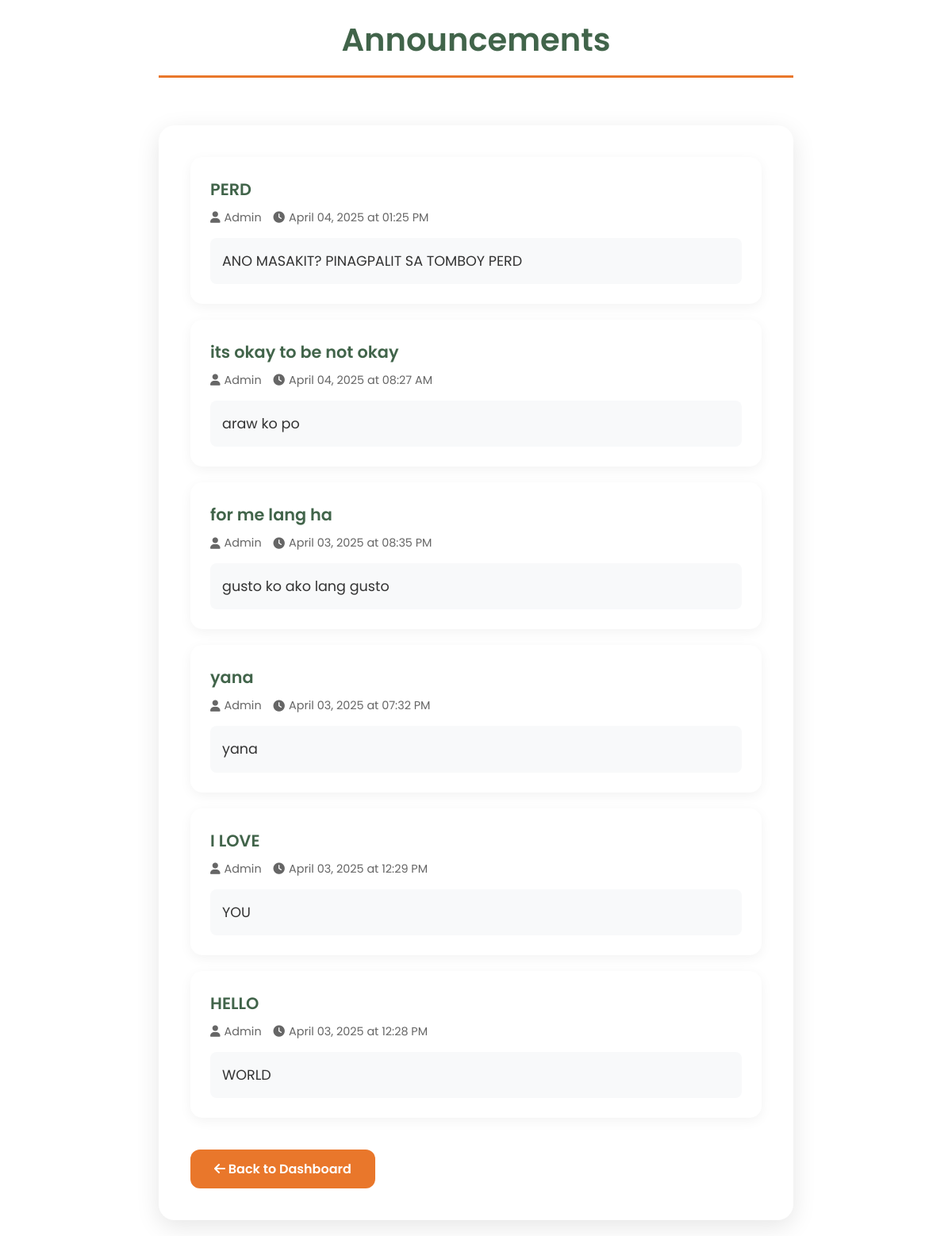
Screenshot of /announcement with the database file from the repository.
### tables this page shows
CREATE TABLE announcements (
            id INTEGER PRIMARY KEY AUTOINCREMENT,
            title TEXT NOT NULL,
            content TEXT NOT NULL,
            admin TEXT NOT NULL,
            message TEXT NOT NULL,
            date_posted DATETIME NOT NULL,
            created_at DATETIME DEFAULT CURRENT_TIMESTAMP
        );

### app.py (the view)
@app.route('/announcement')
def announcement():
    with sqlite3.connect('users.db') as conn:
        cursor = conn.cursor()
        cursor.execute('SELECT title, admin, message, date_posted FROM announcements ORDER BY date_posted DESC')
        announcements = cursor.fetchall()
    return render_template('announcement.html', announcements=announcements)

### app.py (called while the page is built)
@app.template_filter('datetime')
def format_datetime(value):
    if not value:
        return ''
    dt = datetime.strptime(value, '%Y-%m-%d %H:%M:%S')
    return dt.strftime('%B %d, %Y at %I:%M %p')

### templates/announcement.html (shortened to what this page needs)
<!DOCTYPE html>
<html lang="en">
<head>
    <link rel="stylesheet" href="https://cdnjs.cloudflare.com/ajax/libs/font-awesome/6.0.0/css/all.min.css">
</head>
<body>
    <div class="content">
        <div class="header">Announcements</div>
    </div>
    <div class="container">
        {% if announcements %}
            {% for announcement in announcements %}
                <div class="announcement-item">
                    <strong>{{ announcement[0] }}</strong>
                    <div class="announcement-meta">
                        <div class="admin">
                            <i class="fas fa-user"></i>
                            {{ announcement[1] }}
                        </div>
                        <div class="time">
                            <i class="fas fa-clock"></i>
                            {{ announcement[3]|datetime }}
                        </div>
                    </div>
                    <p>{{ announcement[2] }}</p>
                </div>
            {% endfor %}
        {% else %}
            <div class="no-announcements">
                No announcements yet.
            </div>
        {% endif %}
        <a href="{{ url_for('student_dashboard') }}" class="back-button">
            <i class="fas fa-arrow-left"></i>
            Back to Dashboard
        </a>
    </div>
</body>
</html>

### templates/announcement.html (style rules this page uses)
* { margin: 0; padding: 0; box-sizing: border-box; font-family: 'Poppins', sans-serif; }
body { background: #ffffff; min-height: 100vh; display: flex; flex-direction: column; align-items: center; padding: 20px; }
.content { width: 100%; max-width: 800px; margin-bottom: 30px; }
.header { color: #41644A; font-size: 2.5em; font-weight: 600; text-align: center; margin-bottom: 30px; padding-bottom: 15px; border-bottom: 3px solid #E9772B; }
.container { background: #ffffff; padding: 40px; border-radius: 20px; box-shadow: 0 8px 30px rgba(0, 0, 0, 0.1); width: 100%; max-width: 800px; animation: fadeIn 0.5s ease; }
.announcement-item { background: white; padding: 25px; border-radius: 15px; margin-bottom: 20px; box-shadow: 0 4px 15px rgba(0, 0, 0, 0.05); transition: transform 0.3s ease; }
.announcement-item strong { display: block; color: #41644A; font-size: 1.3em; margin-bottom: 10px; font-weight: 600; }
.announcement-meta { display: flex; align-items: center; gap: 15px; margin-bottom: 15px; color: #666; font-size: 0.9em; }
.announcement-meta .admin { display: flex; align-items: center; gap: 5px; }
.announcement-meta .time { display: flex; align-items: center; gap: 5px; }
.announcement-item p { color: #333; line-height: 1.6; font-size: 1.1em; background: #f8f9fa; padding: 15px; border-radius: 8px; }
.back-button { display: inline-block; padding: 12px 30px; background: #E9772B; color: white; text-decoration: none; border-radius: 12px; font-weight: 600; margin-top: 20px; transition: all 0.3s ease; }

### rows the page displays
announcements: title "PERD", admin "Admin", date_posted "April 04, 2025 at 01:25 PM", message "ANO MASAKIT? PINAGPALIT SA TOMBOY PERD"
announcements: title "its okay to be not okay", admin "Admin", date_posted "April 04, 2025 at 08:27 AM", message "araw ko po"
announcements: title "for me lang ha", admin "Admin", date_posted "April 03, 2025 at 08:35 PM", message "gusto ko ako lang gusto"
announcements: title "yana", admin "Admin", date_posted "April 03, 2025 at 07:32 PM", message "yana"
announcements: title "I LOVE", admin "Admin", date_posted "April 03, 2025 at 12:29 PM", message "YOU"
announcements: title "HELLO", admin "Admin", date_posted "April 03, 2025 at 12:28 PM", message "WORLD"
